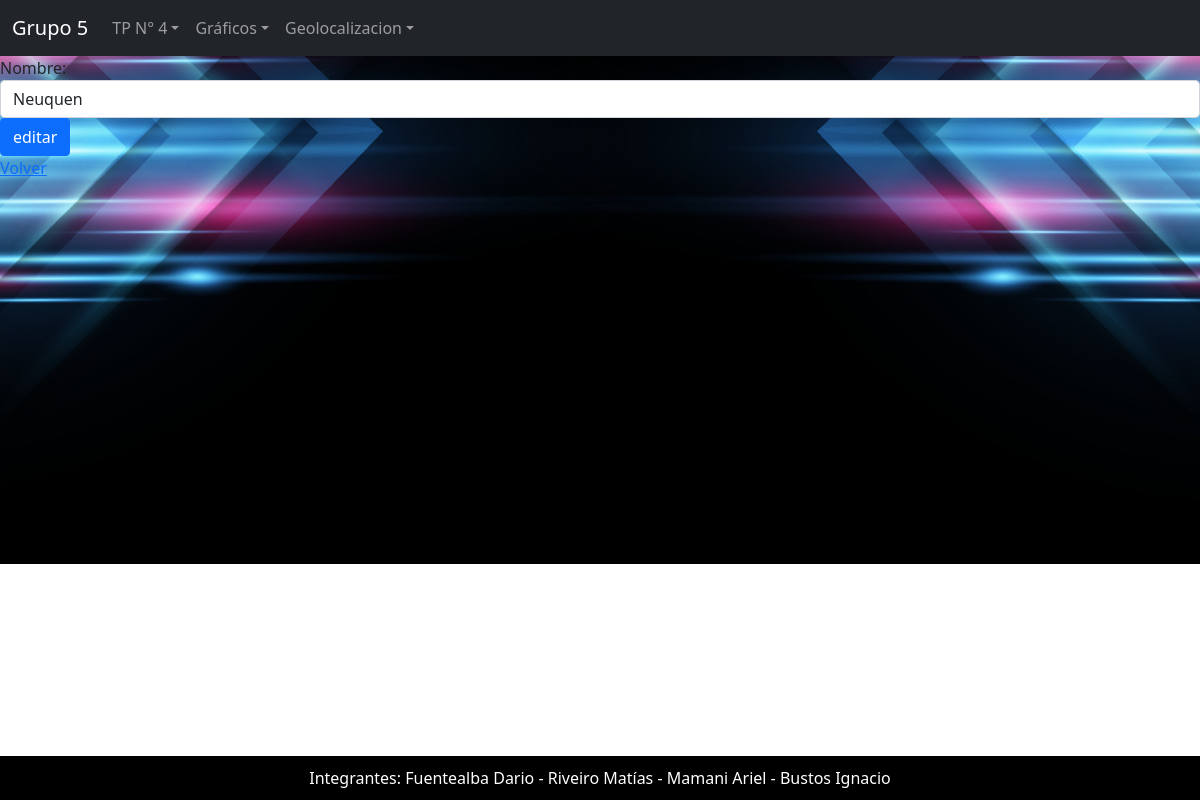
The app's page /Vista/ciudad/editar.php?accion=editar&ciu_id=2, older data.
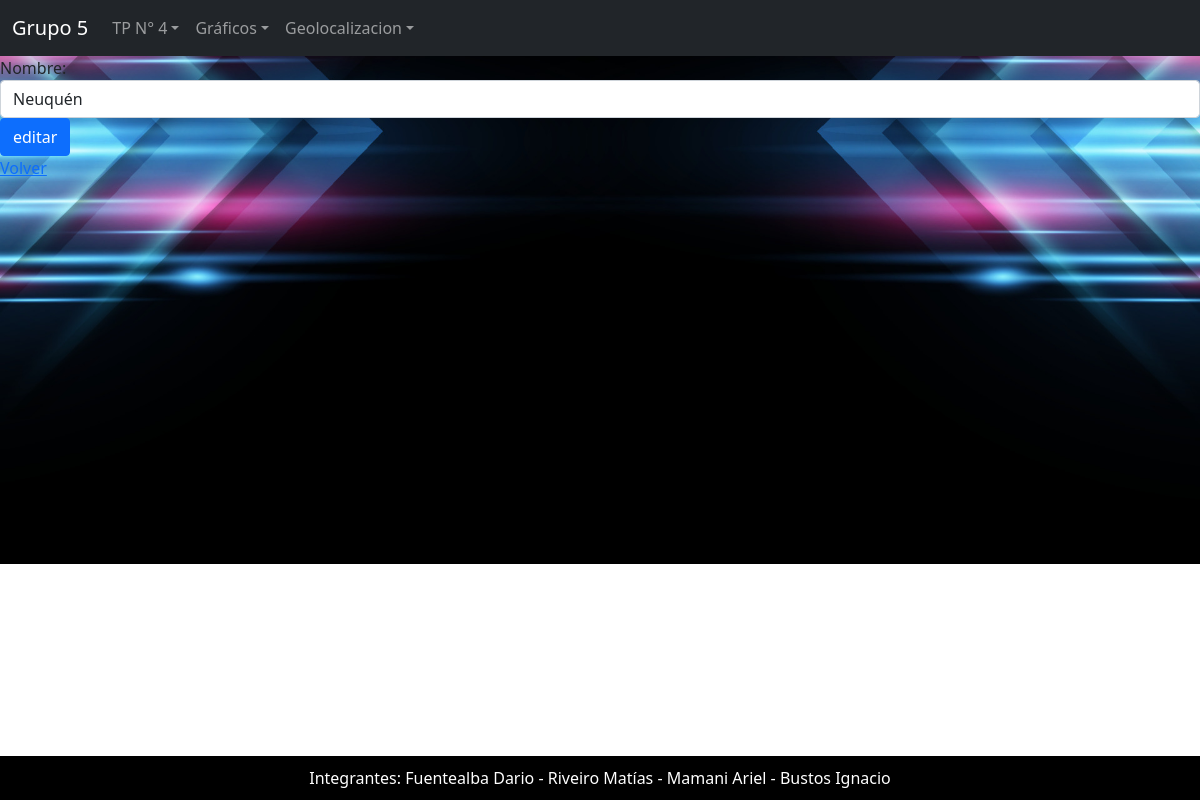
The same page, newer data.
### tables this page shows
CREATE TABLE ciudad (
  ciu_id int(3) NOT NULL PRIMARY KEY,
  ciu_nombre varchar(30) NOT NULL
);

### Util/funciones.php (called while the page is built, shortened)
<?php
function data_submitted() {
    $_AAux= array();
    if (!empty($_POST)){
        $_AAux =$_POST;
    }else{
        if(!empty($_GET)) {
            $_AAux =$_GET;
        }
    }
    return $_AAux;
}
spl_autoload_register(function ($class_name){
    $directorys = array(
        $GLOBALS['ROOT'].'Modelo/',
        $GLOBALS['ROOT'].'Modelo/Conector/',
        $GLOBALS['ROOT'].'Control/'
        );
});
?>

### Modelo/Ciudad.php (called while the page is built, shortened)
<?php
class Ciudad {
    private $ciu_nombre;
    public function __construct(){
        $this->ciu_nombre = "";
    }
    public function getNombre(){
        return $this->ciu_nombre;
    }
    public function setNombre($valor){
        $this->ciu_nombre = $valor;
    }
    public static function listar($parametro=""){
        $arreglo = array();
        $base = new BaseDatos();
        $sql = "SELECT * FROM ciudad ";
        if ($parametro != "") {
            $sql .= " WHERE " .$parametro;
        }
        $res = $base->Ejecutar($sql);
        if($res > -1){
            if($res > 0){
                while ($row = $base->Registro()){
                    $obj = new Ciudad();
                    $obj->setear($row['ciu_id'], $row['ciu_nombre']);
                    array_push($arreglo, $obj);
                }
            }
        }else{
            self::setmensajeoperacion("Ciudad->listar: ".$base->getError());
        }
        return $arreglo;
    }
}
?>

### Modelo/Conector/BaseDatos.php (called while the page is built, shortened)
<?php
class BaseDatos extends PDO {
  	private $indice;
  	private $resultado;
    public function __construct(){
        $this->indice =0;
    }
    public function setSQL($e){
        return "\n".$this->sql = $e;
    }
    public function Ejecutar($sql){
        if ( stristr($sql,"select")){
            $resp =  $this->EjecutarSelect($sql);
        }
        return $resp;
   }
   private function EjecutarSelect($sql){
       $cant = -1;
       $resultado=parent::query($sql);
       if(!$resultado){
           $this->analizarDebug();
       }else {
          $arregloResult = $resultado->fetchAll();
          $cant = count($arregloResult);
       }
       return $cant;
   }
   public function Registro() {
       $filaActual = false;
       $indiceActual = $this->getIndice();
       if ($indiceActual>=0) {
           $filas = $this->getResultado();
           if($indiceActual<count($filas)){
               $filaActual =  $filas[$indiceActual];
           }else {
               $this->setIndice(-1);
           }
       }
       return $filaActual;
   }
   private function setIndice ($valor){
       $this->indice = $valor;
   }
   private function getIndice (){
       return $this->indice;
   }
   private function setResultado($valor){
       $this->resultado = $valor;
   }
   private function getResultado(){
      return $this->resultado;
   }
}

### Control/AbmCiudad.php (called while the page is built, shortened)
<?php
class AbmCiudad{
    public function buscar($param){
        $where = " true ";
        if ($param <> NULL)
        {
            if (isset($param['ciu_id']))
                $where .= " and ciu_id = '".$param['ciu_id']."'";
        }
        $arreglo = Ciudad::listar($where);
        return $arreglo;
    }
}
?>

### Vista/ciudad/editar.php (the view, shortened to what this page needs)
<?php
include_once("../Estructura/header.php");
$datos = data_submitted();
$objC = new AbmCiudad();
$obj =NULL;
if (isset($datos['ciu_id']) && $datos['ciu_id'] <> -1){
    $listaTabla = $objC->buscar($datos);
    if (count($listaTabla)==1){
        $obj= $listaTabla[0];
    }
}
?>
<form method="post" action="accion.php">
    <div class="row mb-12">
        <div class="col-sm-12 ">
            <div class="form-group has-feedback">
                <label for="nombre" class="control-label">Nombre:</label>
                <div class="input-group">
                    <input id="ciu_nombre" name="ciu_nombre" type="text" class="form-control" value="<?php echo ($obj !=null) ? $obj->getNombre() : ""?>" required >
                </div>
            </div>
        </div>
    </div>
	<input type="submit" class="btn btn-primary btn-block" value="<?php echo ($datos['accion'] !=null) ? $datos['accion'] : "nose"?>">
</form>
<a href="index.php">Volver</a>
<?php
include_once("../Estructura/footer.php");
?>

Row changes from the older to the newer data that the page shows:
changed ciudad: ciu_nombre "Neuquen" → "Neuquén"
